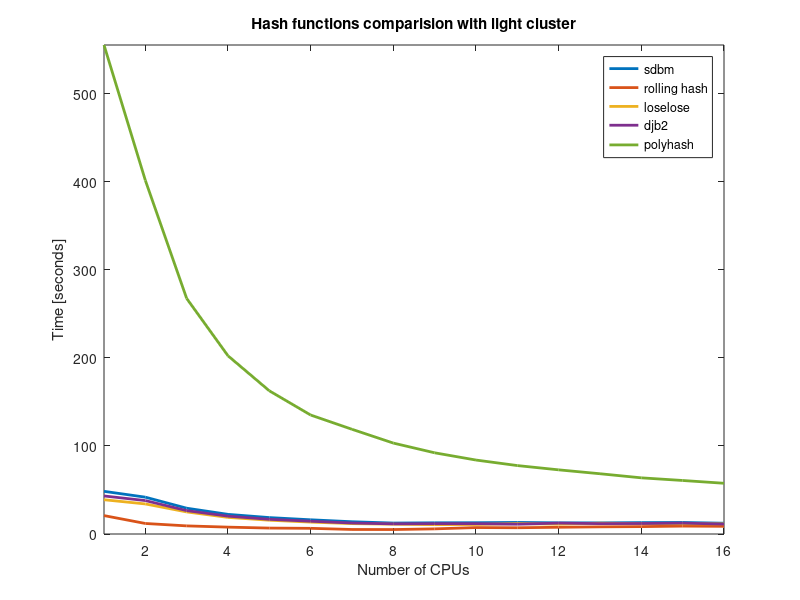
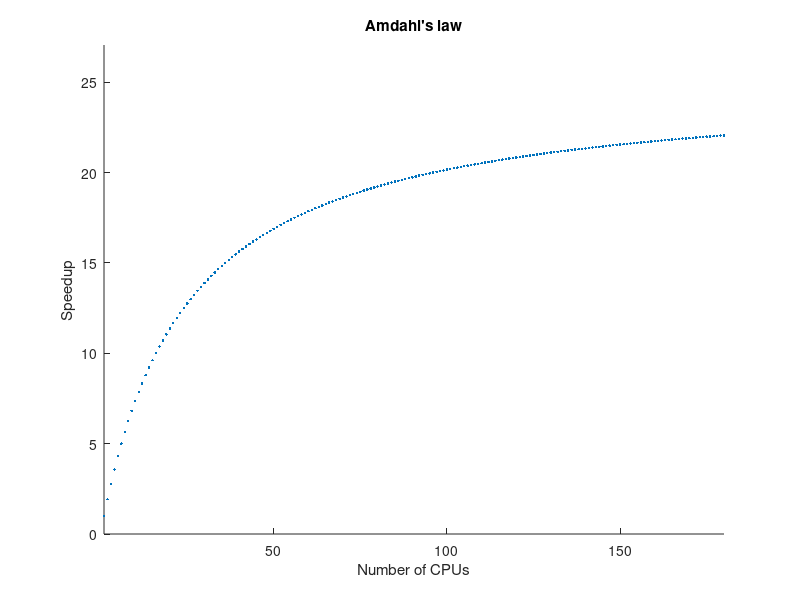

Write the MATLAB code that produced these figures, in order.
close all
clear
clc

cores = linspace(1,16,16);
avg_time_non_par = 1.146073;
%%Inter regional light cluster
irlsdbm = [49.629875 42.998434 30.462038 23.466897 19.800454 17.300720 15.080037 13.585844 13.869829 13.968340 14.290254 13.832556 13.787440 14.090869 14.240706 13.409973]-avg_time_non_par;
irlrk2 = [22.066156 13.110638 10.371123 8.948081 7.875234 7.594555 6.284773 6.208380 6.972334 8.463014 8.250257 8.799516 9.274381 9.538829 10.116572 9.885908]-avg_time_non_par;
irlpolyHash = [556.796603 403.029739 268.802703 203.633617 163.844210 136.320769 120.130784 104.449918 93.408450 85.175652 78.909221 74.047223 69.619595 64.966710 61.957830 58.793937]-avg_time_non_par;
irlloselose = [40.075866 35.302908 26.229152 20.008691 16.803243 14.653683 12.940203 12.297652 11.760082 11.980763 12.983281 12.323431 13.426353 12.992023 12.787234 12.690743]-avg_time_non_par;
irldjb2 = [44.368386 39.136189 27.727903 21.422809 17.850036 15.657548 13.602116 12.658606 12.900814 12.891161 12.276707 13.521907 12.947180 13.078359 13.512525 12.386850]-avg_time_non_par;

figure(1)
plot(cores, irlsdbm, 'LineWidth', 2);
hold on
plot(cores, irlrk2, 'LineWidth', 2);
hold on
plot(cores, irlloselose, 'LineWidth', 2);
hold on
plot(cores, irldjb2, 'LineWidth', 2);
hold on
plot(cores, irlpolyHash, 'LineWidth', 2);
hold on
%[m, idx] = min(irldjb2);
%scatter(idx, m, 'black', 'filled', 'o');
%hold on
%[m, idx] = min(irlloselose);
%scatter(idx, m, 'black', 'filled', 'o');
%hold on
%[m, idx] = min(irlrk2);
%scatter(idx, m, 'black', 'filled', 'o');
%hold on
%[m, idx] = min(irlsdbm);
%scatter(idx, m, 'black', 'filled', 'o');

axis([1,16,0, max(irlpolyHash)])
ylabel('Time [seconds]');
xlabel('Number of CPUs');
legend({'sdbm', 'rolling hash', 'loselose', 'djb2', 'polyhash'},'Location','northeast');
title("Hash functions comparision with light cluster");



figure(2)
n_cores = linspace(1, 180, 180);
p = 0.96;
values = n_cores./(n_cores + p*(1-n_cores));

%plot(n_cores, values, 'LineWidth',2);
scatter(n_cores, values, '.')
axis([1,180 ,0, max(values)+5])
ylabel('Speedup');
xlabel('Number of CPUs');
title("Amdahl's law");
